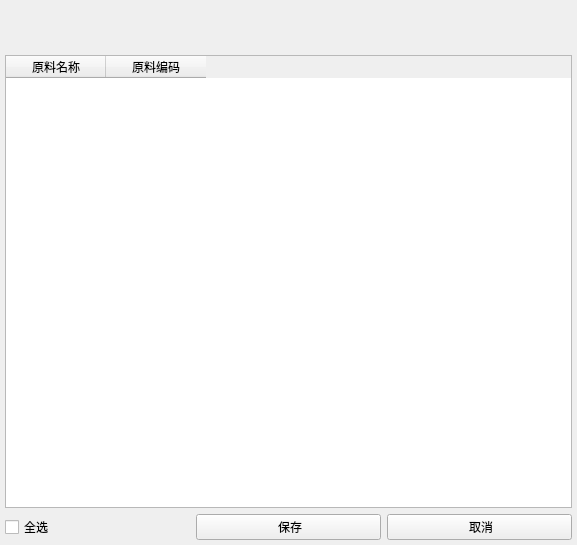
<?xml version="1.0" encoding="UTF-8"?>
<ui version="4.0">
 <class>EditTemplate</class>
 <widget class="QWidget" name="EditTemplate">
  <property name="geometry">
   <rect>
    <x>0</x>
    <y>0</y>
    <width>577</width>
    <height>545</height>
   </rect>
  </property>
  <property name="windowTitle">
   <string>Form</string>
  </property>
  <property name="styleSheet">
   <string notr="true"/>
  </property>
  <layout class="QVBoxLayout" name="verticalLayout">
   <property name="leftMargin">
    <number>5</number>
   </property>
   <property name="topMargin">
    <number>5</number>
   </property>
   <property name="rightMargin">
    <number>5</number>
   </property>
   <property name="bottomMargin">
    <number>5</number>
   </property>
   <item>
    <spacer name="horizontalSpacer">
     <property name="orientation">
      <enum>Qt::Horizontal</enum>
     </property>
     <property name="sizeHint" stdset="0">
      <size>
       <width>40</width>
       <height>25</height>
      </size>
     </property>
    </spacer>
   </item>
   <item>
    <spacer name="horizontalSpacer_2">
     <property name="orientation">
      <enum>Qt::Horizontal</enum>
     </property>
     <property name="sizeHint" stdset="0">
      <size>
       <width>40</width>
       <height>25</height>
      </size>
     </property>
    </spacer>
   </item>
   <item>
    <widget class="QTableWidget" name="tableWidgetData">
     <column>
      <property name="text">
       <string>原料名称</string>
      </property>
     </column>
     <column>
      <property name="text">
       <string>原料编码</string>
      </property>
     </column>
    </widget>
   </item>
   <item>
    <layout class="QHBoxLayout" name="horizontalLayout_2">
     <item>
      <widget class="QCheckBox" name="checkBoxAllSelect">
       <property name="text">
        <string>全选</string>
       </property>
       <property name="icon">
        <iconset resource="../../../res.qrc">
         <normaloff>:/image/image/全选.png</normaloff>:/image/image/全选.png</iconset>
       </property>
      </widget>
     </item>
     <item>
      <widget class="QPushButton" name="pushButtonSave">
       <property name="styleSheet">
        <string notr="true"/>
       </property>
       <property name="text">
        <string> 保存</string>
       </property>
       <property name="icon">
        <iconset resource="../../../res.qrc">
         <normaloff>:/image/image/save.png</normaloff>:/image/image/save.png</iconset>
       </property>
      </widget>
     </item>
     <item>
      <widget class="QPushButton" name="pushButtonCancel">
       <property name="text">
        <string> 取消</string>
       </property>
       <property name="icon">
        <iconset resource="../../../res.qrc">
         <normaloff>:/image/image/cancel.png</normaloff>:/image/image/cancel.png</iconset>
       </property>
      </widget>
     </item>
    </layout>
   </item>
  </layout>
 </widget>
 <resources>
  <include location="../../../res.qrc"/>
 </resources>
 <connections/>
</ui>
